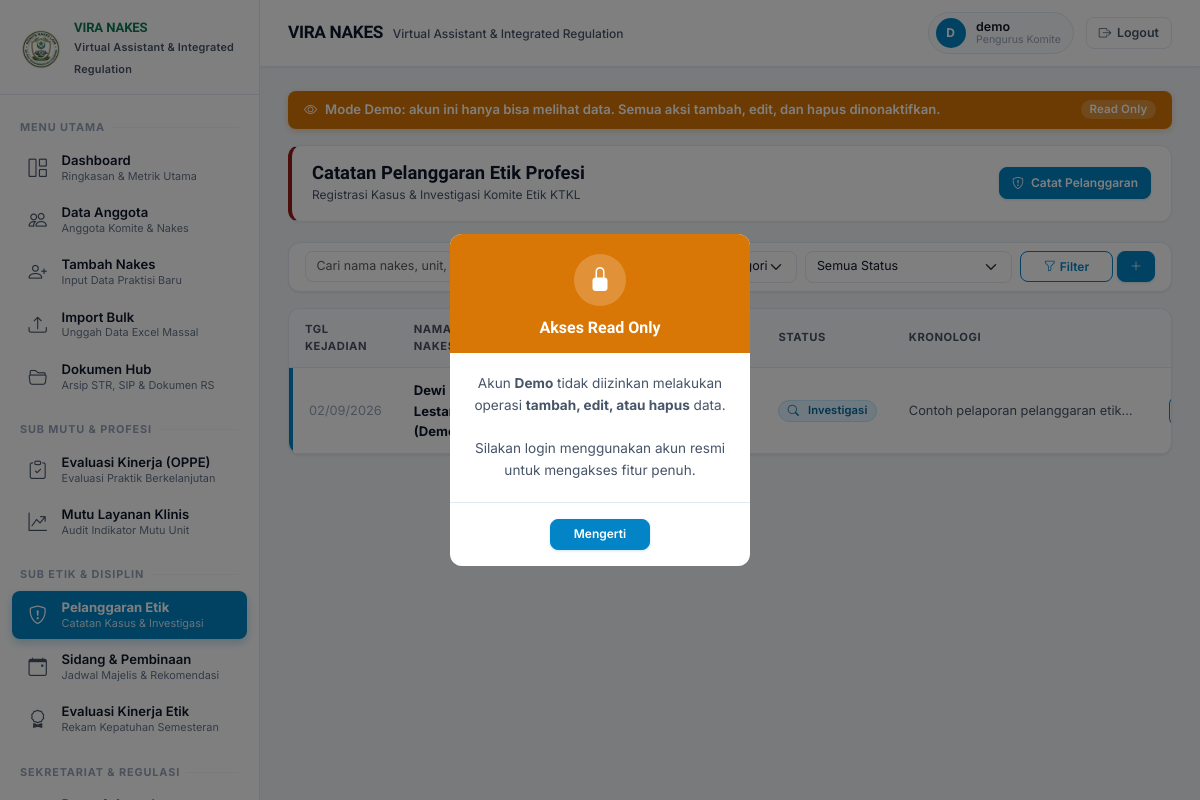
Page /etik/pelanggaran/ (signed in) on the committed database.
### nakes/models.py (models this page shows, shortened)
class PelanggaranEtik(models.Model):
    KATEGORI_CHOICES = [
        ('Ringan', 'Ringan'),
        ('Sedang', 'Sedang'),
        ('Berat', 'Berat'),
    ]
    STATUS_CHOICES = [
        ('Menunggu Tindak Lanjut', 'Menunggu Tindak Lanjut'),
        ('Dalam Investigasi', 'Dalam Investigasi'),
        ('Diteruskan ke Sidang', 'Diteruskan ke Sidang'),
        ('Selesai', 'Selesai'),
    ]
    nakes = models.ForeignKey(Nakes, on_delete=models.CASCADE, related_name='pelanggaran_etik_set', verbose_name='Tenaga Kesehatan')
    tanggal_kejadian = models.DateField('Tanggal Kejadian')
    tanggal_lapor = models.DateField('Tanggal Dilaporkan', default=date_type.today)
    kategori = models.CharField('Kategori Pelanggaran', max_length=20, choices=KATEGORI_CHOICES, default='Ringan')
    deskripsi = models.TextField('Catatan / Kronologi Pelanggaran')
    pelapor = models.CharField('Nama Pelapor / Sumber Informasi', max_length=200, blank=True)
    status = models.CharField('Status Tindak Lanjut', max_length=30, choices=STATUS_CHOICES, default='Menunggu Tindak Lanjut')
    created_at = models.DateTimeField(auto_now_add=True)
    updated_at = models.DateTimeField(auto_now=True)
    created_by = models.ForeignKey(settings.AUTH_USER_MODEL, on_delete=models.SET_NULL, null=True, related_name='pelanggaran_created')
    class Meta:
        verbose_name = 'Pelanggaran Etik'
        verbose_name_plural = 'Pelanggaran Etik'
        ordering = ['-tanggal_kejadian', '-created_at']

class Nakes(models.Model):
    STATUS_KREDENSIAL_CHOICES = [
        ('Belum Pengajuan', 'Belum Pengajuan'),
        ('Dalam Proses', 'Dalam Proses'),
        ('Selesai', 'Selesai'),
    ]
    KEWENANGAN_CHOICES = [
        ('Aktif', 'Aktif'),
        ('Evaluasi', 'Evaluasi'),
        ('Proses', 'Proses'),
        ('Tidak Aktif', 'Tidak Aktif'),
    ]
    nama = models.CharField(max_length=200)
    profesi = models.ForeignKey(Profesi, on_delete=models.PROTECT, related_name='nakes_list')
    unit_kerja = models.CharField(max_length=200)
    no_str = models.CharField('Nomor STR', max_length=50, unique=True)
    masa_berlaku_str = models.DateField('Masa Berlaku STR')
    no_sip = models.CharField('Nomor SIP', max_length=50, unique=True)
    masa_berlaku_sip = models.DateField('Masa Berlaku SIP')
    status_kredensial = models.CharField(max_length=20, choices=STATUS_KREDENSIAL_CHOICES, default='Belum Pengajuan')
    kewenangan_klinis = models.CharField(max_length=20, choices=KEWENANGAN_CHOICES, default='Proses')
    catatan = models.TextField(blank=True)
    created_at = models.DateTimeField(auto_now_add=True)
    updated_at = models.DateTimeField(auto_now=True)
    created_by = models.ForeignKey(
        settings.AUTH_USER_MODEL,
        on_delete=models.SET_NULL,
        null=True,
        related_name='nakes_created',
    )
    class Meta:
        verbose_name = 'Tenaga Kesehatan'
        verbose_name_plural = 'Tenaga Kesehatan'
        ordering = ['nama']

### nakes/views.py (the view)
# urls.py: path('etik/pelanggaran/', views.pelanggaran_list, name='pelanggaran_list'),
@login_required
def pelanggaran_list(request):
    qs = demo_qs(PelanggaranEtik.objects.select_related('nakes', 'nakes__profesi'), request.user)
    q = request.GET.get('q', '').strip()
    kategori = request.GET.get('kategori', '').strip()
    status = request.GET.get('status', '').strip()
    if q:
        qs = qs.filter(Q(nakes__nama__icontains=q) | Q(nakes__unit_kerja__icontains=q) | Q(deskripsi__icontains=q))
    if kategori:
        qs = qs.filter(kategori=kategori)
    if status:
        qs = qs.filter(status=status)
    context = {
        'pelanggaran_list': qs,
        'q': q,
        'kategori': kategori,
        'status': status,
    }
    return render(request, 'nakes/etik/pelanggaran_list.html', context)

### nakes/views.py (called while the page is built)
def is_demo(user):
    return user.is_authenticated and user.username == DEMO_USERNAME

def demo_qs(qs, user, field='created_by'):
    if is_demo(user):
        return qs.filter(**{f'{field}__username': DEMO_USERNAME})
    return qs.exclude(**{f'{field}__username': DEMO_USERNAME})

### templates/nakes/etik/pelanggaran_list.html (shortened to what this page needs)
{% extends "base.html" %}
{% block content %}
<div class="page-header-box domain-etik">
    <div>
        <h1 class="page-title-text">Catatan Pelanggaran Etik Profesi</h1>
        <p class="page-subtitle-text">Registrasi Kasus &amp; Investigasi Komite Etik KTKL</p>
    </div>
    <a href="{% url 'nakes:pelanggaran_create' %}" class="btn btn-primary btn-sm">
        <i class="bi bi-shield-exclamation me-1"></i> Catat Pelanggaran
    </a>
</div>
<div class="card mb-3">
    <div class="card-body py-2 px-3">
        <form method="get" class="row g-2 align-items-center">
            <div class="col-12 col-md-5">
            </div>
            <div class="col-6 col-md-2">
            </div>
            <div class="col-6 col-md-3">
                <select name="status" class="form-select form-select-sm">
                    <option value="">Semua Status</option>
                </select>
            </div>
            <div class="col-12 col-md-2 d-flex gap-1">
                <button type="submit" class="btn btn-outline-primary btn-sm flex-grow-1">
                    <i class="bi bi-funnel me-1"></i>Filter
                </button>
                <a href="{% url 'nakes:pelanggaran_create' %}" class="btn btn-primary btn-sm text-nowrap">
                    <i class="bi bi-plus-lg"></i>
                </a>
            </div>
        </form>
    </div>
</div>
<div class="d-none d-md-block">
    <div class="card">
        <div class="table-responsive">
            <table class="table table-hover mb-0">
                <thead>
                    <tr>
                        <th>Tgl Kejadian</th>
                        <th>Nama Nakes</th>
                        <th>Profesi</th>
                        <th>Unit</th>
                        <th>Kategori</th>
                        <th>Status</th>
                        <th>Kronologi</th>
                        <th class="text-end">Aksi</th>
                    </tr>
                </thead>
                <tbody>
                    {% for p in pelanggaran_list %}
                    <tr class="{% if p.kategori == 'Berat' %}kategori-berat{% elif p.kategori == 'Sedang' %}kategori-sedang{% else %}kategori-ringan{% endif %}">
                        <td style="color:var(--text-muted);font-size:0.8rem;white-space:nowrap;">{{ p.tanggal_kejadian|date:"d/m/Y" }}</td>
                        <td>
                            <a href="{% url 'nakes:pelanggaran_update' p.pk %}" style="font-weight:700;color:var(--text-primary);text-decoration:none;">
                                {{ p.nakes.nama }}
                            </a>
                        </td>
                        <td>{{ p.nakes.profesi.nama }}</td>
                        <td style="color:var(--text-secondary);font-size:0.8rem;">{{ p.nakes.unit_kerja }}</td>
                        <td>
                            <span class="badge {% if p.kategori == 'Berat' %}badge-status-danger{% elif p.kategori == 'Sedang' %}badge-status-warning{% else %}badge-status-info{% endif %}">
                            </span>
                        </td>
                        <td>
                            {% if p.status == 'Selesai' %}
                            <span class="badge badge-status-success"><i class="bi bi-check-circle me-1"></i>Selesai</span>
                            {% elif p.status == 'Diteruskan ke Sidang' %}
                            <span class="badge badge-status-warning"><i class="bi bi-hammer me-1"></i>Sidang</span>
                            {% elif p.status == 'Dalam Investigasi' %}
                            <span class="badge badge-status-info"><i class="bi bi-search me-1"></i>Investigasi</span>
                            {% else %}
                            <span class="badge badge-status-neutral"><i class="bi bi-hourglass-split me-1"></i>Menunggu</span>
                            {% endif %}
                        </td>
                        <td style="max-width:260px;overflow:hidden;text-overflow:ellipsis;white-space:nowrap;color:var(--text-secondary);font-size:0.8rem;" title="{{ p.deskripsi }}">
                            {{ p.deskripsi }}
                        </td>
                        <td class="text-end" style="white-space:nowrap;">
                            <a href="{% url 'nakes:pelanggaran_update' p.pk %}" class="btn btn-sm btn-outline-primary" style="font-size:0.72rem;" title="Edit">
                            </a>
                        </td>
                    </tr>
                    {% endfor %}
                </tbody>
            </table>
        </div>
    </div>
</div>
{% endblock %}

### templates/base.html (shortened to what this page needs)
{% load static %}
<!DOCTYPE html>
<html lang="id">
<head>
    <link href="https://cdn.jsdelivr.net/npm/bootstrap@5.3.3/dist/css/bootstrap.min.css" rel="stylesheet">
    <link href="https://cdn.jsdelivr.net/npm/bootstrap-icons@1.11.3/font/bootstrap-icons.min.css" rel="stylesheet">
</head>
<body>
    <aside class="sidebar-desktop d-none d-md-flex flex-column">
        <div class="sidebar-brand">
            <div class="sidebar-brand-logo">
                <img src="{% static 'img/logo-vira.png' %}" alt="VIRA NAKES">
            </div>
            <div class="sidebar-brand-text">
                <h6>VIRA NAKES</h6>
                <small>Virtual Assistant &amp; Integrated Regulation</small>
            </div>
        </div>
        {% include "includes/sidebar_nav.html" %}
    </aside>
    <div class="main-content">
        <header class="d-none d-md-flex top-bar">
            <div class="page-heading">
                <h5>VIRA NAKES</h5>
                <small>Virtual Assistant &amp; Integrated Regulation</small>
            </div>
            <div class="user-pill">
                <div class="user-info">
                    <div class="user-avatar">
                        {{ request.user.username|first|upper }}
                    </div>
                    <div class="user-text">
                        <span class="user-name">{{ request.user.get_full_name|default:request.user.username }}</span>
                        <span class="user-role">{% if request.user.is_superuser %}Administrator KTKL{% else %}Pengurus Komite{% endif %}</span>
                    </div>
                </div>
                <form method="post" action="{% url 'accounts:logout' %}" class="d-inline">
                    <button type="submit" class="btn-logout">
                        <i class="bi bi-box-arrow-right"></i> Logout
                    </button>
                </form>
            </div>
        </header>
        <main class="content-area">
            {% if request.user.username == 'demo' %}
            <div style="background:#D97706;color:#fff;padding:0.55rem 1rem;border-radius:0.5rem;margin-bottom:1rem;display:flex;align-items:center;justify-content:space-between;gap:1rem;font-size:0.82rem;font-weight:600;box-shadow:0 2px 6px rgba(217,119,6,0.3);">
                <span><i class="bi bi-eye me-2"></i>Mode Demo: akun ini hanya bisa melihat data. Semua aksi tambah, edit, dan hapus dinonaktifkan.</span>
                <span class="badge" style="background:rgba(255,255,255,0.2);color:#fff;font-size:0.72rem;white-space:nowrap;">Read Only</span>
            </div>
            {% endif %}
            {% block content %}{% endblock %}
        </main>
    </div>
    {% if request.user.username == 'demo' %}
    <div class="modal fade" id="readonlyModal" tabindex="-1" aria-hidden="true">
        <div class="modal-dialog modal-dialog-centered modal-sm">
            <div class="modal-content" style="border-radius:0.75rem;border:none;overflow:hidden;">
                <div style="background:#D97706;padding:1.25rem 1.5rem 1rem;text-align:center;">
                    <div style="width:52px;height:52px;background:rgba(255,255,255,0.2);border-radius:50%;display:flex;align-items:center;justify-content:center;margin:0 auto 0.75rem;">
                        <i class="bi bi-lock-fill" style="font-size:1.5rem;color:#fff;"></i>
                    </div>
                    <h6 style="margin:0;color:#fff;font-size:1rem;font-weight:800;">Akses Read Only</h6>
                </div>
                <div class="modal-body text-center" style="padding:1.25rem 1.5rem;">
                    <p style="margin:0;font-size:0.85rem;color:#475569;line-height:1.6;">
                        Akun <strong>Demo</strong> tidak diizinkan melakukan operasi <strong>tambah, edit, atau hapus</strong> data.<br><br>
                        Silakan login menggunakan akun resmi untuk mengakses fitur penuh.
                    </p>
                </div>
                <div class="modal-footer justify-content-center" style="border-top:1px solid #E2E8F0;padding:0.75rem 1rem;">
                    <button type="button" class="btn btn-sm btn-primary" data-bs-dismiss="modal" style="min-width:100px;">Mengerti</button>
                </div>
            </div>
        </div>
    </div>
    {% endif %}
</body>
</html>

### templates/nakes/etik/pelanggaran_list.html (style rules this page uses)
.table tr.kategori-ringan > td:first-child { border-left: 4px solid #0284C7 !important; }

### rows in the picture
PelanggaranEtik: tanggal_kejadian "02/09/2026", nakes.nama "Dewi Lestari (Demo)", shows "Investigasi", deskripsi "Contoh pelaporan pelanggaran etik…"

### other values in the picture
{{ request.user.username|first|upper }} "D"
{{ request.user.get_full_name|default:request.user.username }} "demo"
